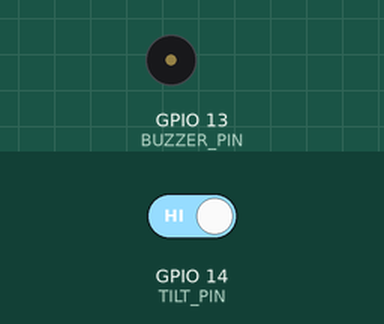
Simulated run of this sketch. Board: ESP32. Parts: buzzer (waves = sounding, pin HIGH). The inputs (shaded band) are chosen by the test bench; at power-on: GPIO 14 (TILT_PIN) HIGH. WiFi joins after 1.5 s; servers stay silent unless stated; what the sketch prints to the serial monitor is not drawn.

Above: at 2.7 s.
2.8 s: GPIO 14 (TILT_PIN) driven LOW
At 3.9 s:
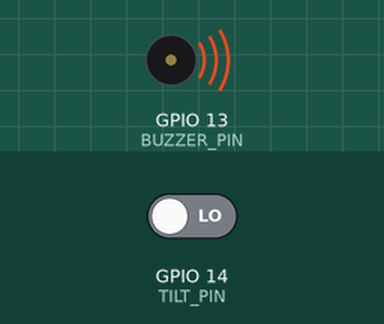
4.3 s: GPIO 14 (TILT_PIN) driven HIGH
At 5.1 s:
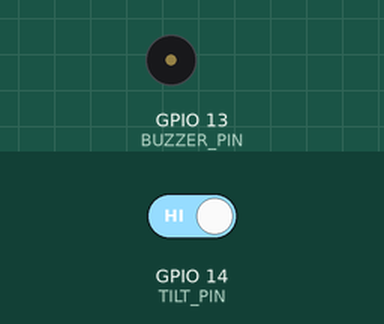
Timing chart, 0 to 7.3 s (numbered marks = the images above; inputs shaded):
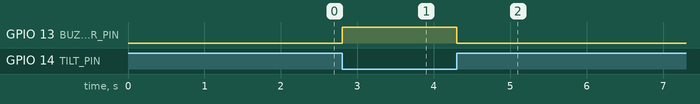

The sketch:

EarthquakeDetector.ino
```cpp
#include <WiFi.h>
#include <WebServer.h>

const char* ssid = "NSUT_WIFI";
const char* password = "";

WebServer server(80);

// Instant-Trigger Earthquake Alarm (Zero Delay)
const int TILT_PIN = 14;   // Pin connected to Tilt Sensor DO
const int BUZZER_PIN = 13; // Pin connected to Buzzer Signal/IO

// --- CALIBRATION CONFIGURATION ---
// If the buzzer sounds when everything is still, change this to HIGH
const int SHAKE_DETECTED_STATE = LOW;

String alarmStatus = "SAFE";

void handleRoot() {
  String html = "<!DOCTYPE html><html><head><meta http-equiv='refresh' content='1'>";
  html += "<title>Earthquake Detector</title>";
  html += "<style>body{font-family: Arial; text-align: center; margin-top: 50px;";
  if (alarmStatus == "ALARM") {
    html += "background-color: red; color: white;";
  } else {
    html += "background-color: #d4edda; color: #155724;";
  }
  html += "}</style></head><body>";
  html += "<h1>Earthquake Monitor</h1>";
  html += "<h2>Status: " + alarmStatus + "</h2>";
  html += "</body></html>";
  server.send(200, "text/html", html);
}

void setup() {
  Serial.begin(115200);
  pinMode(TILT_PIN, INPUT_PULLUP);
  pinMode(BUZZER_PIN, OUTPUT);
  digitalWrite(BUZZER_PIN, LOW);

  WiFi.begin(ssid, password);
  Serial.print("Connecting to WiFi");
  while (WiFi.status() != WL_CONNECTED) {
    delay(500);
    Serial.print(".");
  }
  Serial.println("\nWiFi connected! IP address: ");
  Serial.println(WiFi.localIP());

  server.on("/", handleRoot);
  server.begin();

  Serial.println("System Ready. Instant real-time monitoring active.");
}

void loop() {
  server.handleClient();

  // Read the sensor instantly with zero blocking delays
  if (digitalRead(TILT_PIN) == SHAKE_DETECTED_STATE) {
    alarmStatus = "ALARM";

    // METHOD 1: For Active Buzzers (Continuous, solid tone)
    digitalWrite(BUZZER_PIN, HIGH);

    // METHOD 2: For Passive Buzzers (Deep "Faahh" lower pitch horn)
    // If your buzzer sounds like a click instead of a tone, uncomment the line below
    // and comment out the digitalWrite line above.
    // tone(BUZZER_PIN, 350);

  } else {
    alarmStatus = "SAFE";
    // Instantly turn off the sound the microsecond shaking stops
    digitalWrite(BUZZER_PIN, LOW);
    // noTone(BUZZER_PIN); // Uncomment this if you are using Method 2
  }
}
```

Measured:
- after the input at 2.8 s, GPIO 13 (BUZZER_PIN): LOW → HIGH at once
- after the input at 4.3 s, GPIO 13 (BUZZER_PIN): HIGH → LOW at once
